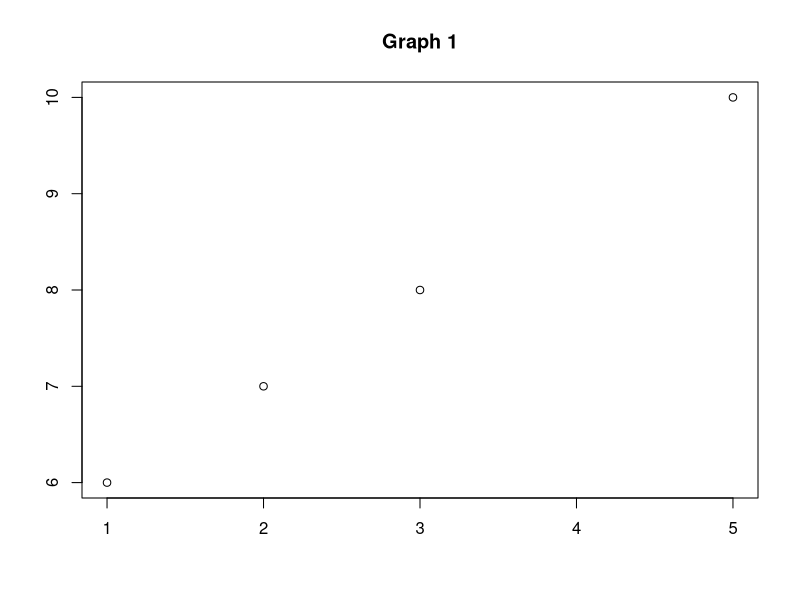
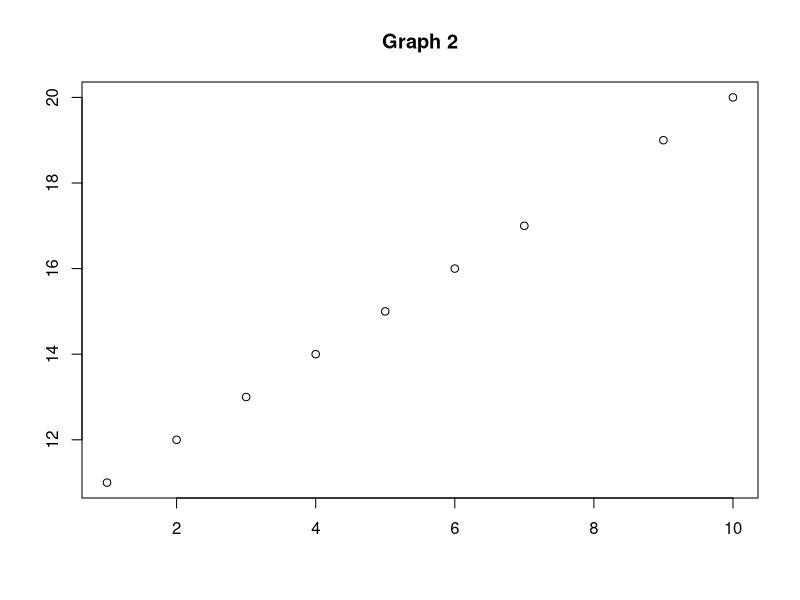

The R script that drew these images, in order:
#define data
x<-list(a=12,b=4:1,c=c('b','a'))
y<-pi
z<-list(a=rnorm(10),c=c('b','a', 'c','d', 'e', 'f', 'g', 'h', 'q', 't'))
a <- list(x=x,y=y,z=z)
#ascending sort a by integer data type 
rapply(a, sort, classes="integer", how = "replace")
f5<-function(a) rapply(a,function(x) paste(x,'++++'),classes="character",deflt=NA, how = "unlist")
f6<-function(a){
  
}
  

X <- list(list(a = pi, b = list(c = 1:1)), d = "a test")
rapply(X, function(x) x, how = "replace")
rapply(X, sqrt, classes = "numeric", how = "replace")
rapply(X, nchar, classes = "character",
       deflt = as.integer(NA), how = "list")
rapply(X, nchar, classes = "character",
       deflt = as.integer(NA), how = "unlist")
rapply(X, nchar, classes = "character", how = "unlist")
rapply(X, log, classes = "numeric", how = "replace", base = 2)



# Create data
a <- c(1,2,3,4,5)
b <- c(6,7,8,9,10)
c <- c(0,0,0,1,0)

d <- c(1,2,3,4,5,6,7,8,9,10)
e <- c(11,12,13,14,15,16,17,18,19,20)
f <- c(0,0,0,0,0,0,0,1,0,0)

# Create data frames
df1 <- data.frame(cbind(a,b,c))
df2 <- data.frame(cbind(d,e,f))
names(df2) <- c("a","b","c")

# Create list of data frames
l <- list(df1,df2)

# Create titles for plots
titlenames <- c("Graph 1","Graph 2")

# Loop over list of data frames and create plots
for (i in seq(titlenames)) {
  plot(x=(l[[i]]$a[l[[i]]$c==0]),y=(l[[i]]$b[l[[i]]$c==0]),main="",xlab="",ylab="")
  title(main=titlenames[i])
}

